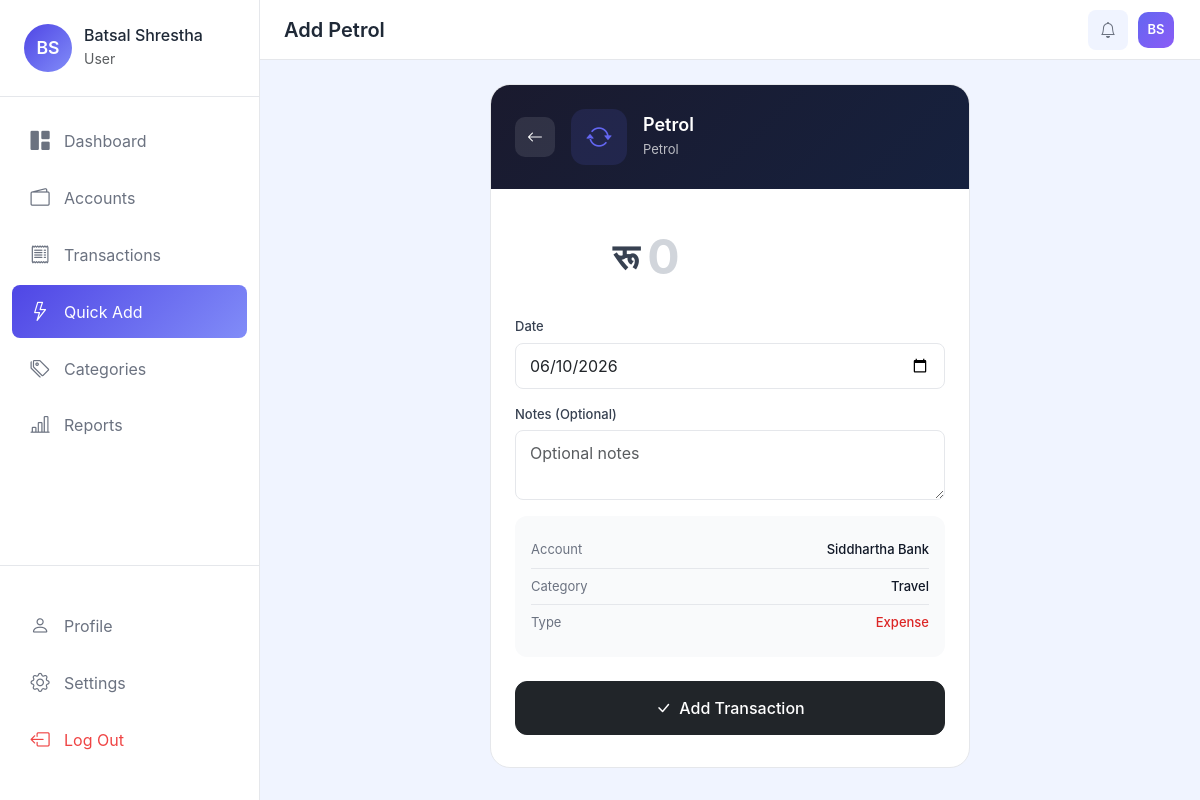
/transactions/quick-add/1/use/ (signed in), run on the app's committed database.
### apps/accounts/models.py (models this page shows, shortened)
class UserProfile(models.Model):
    CURRENCY_CHOICES = [
        ('NPR', 'Nepali Rupee (रू)'),
        ('USD', 'US Dollar ($)'),
        ('EUR', 'Euro (€)'),
        ('GBP', 'British Pound (£)'),
        ('INR', 'Indian Rupee (₹)'),
        ('AUD', 'Australian Dollar (A$)'),
        ('CAD', 'Canadian Dollar (C$)'),
        ('JPY', 'Japanese Yen (¥)'),
        ('CNY', 'Chinese Yuan (¥)'),
    ]
    user = models.OneToOneField(User, on_delete=models.CASCADE, related_name='profile')
    profile_picture = models.ImageField(upload_to='profiles/', blank=True, null=True)
    currency = models.CharField(max_length=3, choices=CURRENCY_CHOICES, default='NPR')
    created_at = models.DateTimeField(auto_now_add=True)
    updated_at = models.DateTimeField(auto_now=True)
    class Meta:
        verbose_name = 'User Profile'
        verbose_name_plural = 'User Profiles'
    @property
    def currency_symbol(self):
        symbols = {
            'NPR': 'रू',
            'USD': '$',
            'EUR': '€',
            'GBP': '£',
            'INR': '₹',
            'AUD': 'A$',
            'CAD': 'C$',
            'JPY': '¥',
            'CNY': '¥',
        }
        return symbols.get(self.currency, 'रू')
    @property
    def display_name(self):
        if self.user.first_name:
            return f"{self.user.first_name} {self.user.last_name}".strip()
        return self.user.username
    @property
    def initials(self):
        if self.user.first_name and self.user.last_name:
            return f"{self.user.first_name[0]}{self.user.last_name[0]}".upper()
        return self.user.username[:2].upper()

### apps/transactions/models.py (models this page shows, shortened)
class TransactionTemplate(models.Model):
    TRANSACTION_TYPES = [
        ('credit', 'Credit (Income)'),
        ('debit', 'Debit (Expense)'),
    ]
    user = models.ForeignKey(User, on_delete=models.CASCADE, related_name='transaction_templates')
    name = models.CharField(max_length=100, help_text="Template name (e.g., 'Monthly Rent')")
    description = models.CharField(max_length=255, help_text="Transaction description")
    account = models.ForeignKey(Account, on_delete=models.CASCADE, related_name='templates')
    category = models.ForeignKey(Category, on_delete=models.SET_NULL, null=True, blank=True, related_name='templates')
    subcategory = models.ForeignKey(SubCategory, on_delete=models.SET_NULL, null=True, blank=True, related_name='templates')
    transaction_type = models.CharField(max_length=10, choices=TRANSACTION_TYPES, default='debit')
    default_amount = models.DecimalField(max_digits=12, decimal_places=2, null=True, blank=True, help_text="Optional default amount")
    icon = models.CharField(max_length=50, default='bi-arrow-repeat')
    color = models.CharField(max_length=7, default='#6366f1')
    is_active = models.BooleanField(default=True)
    use_count = models.PositiveIntegerField(default=0, help_text="How many times this template was used")
    created_at = models.DateTimeField(auto_now_add=True)
    updated_at = models.DateTimeField(auto_now=True)
    class Meta:
        verbose_name = 'Transaction Template'
        verbose_name_plural = 'Transaction Templates'
        ordering = ['-use_count', 'name']

### apps/wallets/models.py (models this page shows, shortened)
class Account(models.Model):
    ACCOUNT_TYPES = [
        ('bank', 'Bank Account'),
        ('wallet', 'Digital Wallet'),
        ('cash', 'Cash'),
        ('savings', 'Savings'),
        ('credit', 'Credit Card'),
    ]
    ICON_CHOICES = [
        ('bi-bank', 'Bank'),
        ('bi-wallet2', 'Wallet'),
        ('bi-cash-stack', 'Cash'),
        ('bi-piggy-bank', 'Savings'),
        ('bi-credit-card', 'Credit Card'),
        ('bi-phone', 'Mobile Wallet'),
    ]
    COLOR_CHOICES = [
        ('#28a745', 'Green'),
        ('#007bff', 'Blue'),
        ('#ffc107', 'Yellow'),
        ('#dc3545', 'Red'),
        ('#6f42c1', 'Purple'),
        ('#fd7e14', 'Orange'),
        ('#20c997', 'Teal'),
        ('#e83e8c', 'Pink'),
    ]
    user = models.ForeignKey(User, on_delete=models.CASCADE, related_name='accounts')
    name = models.CharField(max_length=100)
    account_type = models.CharField(max_length=20, choices=ACCOUNT_TYPES, default='bank')
    initial_balance = models.DecimalField(max_digits=12, decimal_places=2, default=0)
    savings_amount = models.DecimalField(
        max_digits=12,
        decimal_places=2,
        default=0,
        help_text="Amount you want to set aside as savings from this account"
    )
    credit_limit = models.DecimalField(
        max_digits=12,
        decimal_places=2,
        default=0,
        help_text="Credit limit for credit cards"
    )
    billing_due_date = models.DateField(
        null=True,
        blank=True,
        help_text="Next payment due date for credit cards"
    )
    minimum_payment = models.DecimalField(
        max_digits=12,
        decimal_places=2,
        default=0,
        help_text="Minimum payment due for credit cards"
    )
    icon = models.CharField(max_length=50, choices=ICON_CHOICES, default='bi-wallet2')
    color = models.CharField(max_length=7, choices=COLOR_CHOICES, default='#28a745')
    description = models.TextField(blank=True, null=True)
    is_active = models.BooleanField(default=True)
    include_in_total = models.BooleanField(default=True, help_text="Include in total balance calculation")
    created_at = models.DateTimeField(auto_now_add=True)
    updated_at = models.DateTimeField(auto_now=True)
    class Meta:
        verbose_name = 'Account'
        verbose_name_plural = 'Accounts'
        ordering = ['name']
        unique_together = ['user', 'name']

### apps/categories/models.py (models this page shows, shortened)
class Category(models.Model):
    COLOR_CHOICES = [
        ('#FF6384', 'Red'),
        ('#36A2EB', 'Blue'),
        ('#FFCE56', 'Yellow'),
        ('#4BC0C0', 'Teal'),
        ('#9966FF', 'Purple'),
        ('#FF9F40', 'Orange'),
        ('#7CB342', 'Green'),
        ('#E91E63', 'Pink'),
        ('#00BCD4', 'Cyan'),
        ('#795548', 'Brown'),
        ('#607D8B', 'Grey'),
        ('#3F51B5', 'Indigo'),
    ]
    ICON_CHOICES = [
        ('bi-cart', 'Shopping Cart'),
        ('bi-house', 'House'),
        ('bi-car-front', 'Car'),
        ('bi-cup-hot', 'Food/Drink'),
        ('bi-lightning', 'Utilities'),
        ('bi-film', 'Entertainment'),
        ('bi-heart-pulse', 'Health'),
        ('bi-mortarboard', 'Education'),
        ('bi-airplane', 'Travel'),
        ('bi-gift', 'Gifts'),
        ('bi-briefcase', 'Work'),
        ('bi-cash', 'Income'),
        ('bi-piggy-bank', 'Savings'),
        ('bi-three-dots', 'Other'),
    ]
    CATEGORY_TYPES = [
        ('expense', 'Expense'),
        ('income', 'Income'),
        ('both', 'Both'),
    ]
    name = models.CharField(max_length=100, unique=True)
    color = models.CharField(max_length=7, choices=COLOR_CHOICES, default='#36A2EB')
    icon = models.CharField(max_length=50, choices=ICON_CHOICES, default='bi-three-dots')
    category_type = models.CharField(max_length=10, choices=CATEGORY_TYPES, default='expense')
    is_active = models.BooleanField(default=True)
    created_by = models.ForeignKey(User, on_delete=models.SET_NULL, null=True, blank=True, related_name='created_categories')
    created_at = models.DateTimeField(auto_now_add=True)
    updated_at = models.DateTimeField(auto_now=True)
    class Meta:
        verbose_name = 'Category'
        verbose_name_plural = 'Categories'
        ordering = ['name']

### apps/transactions/views.py (the view, shortened to what this page needs)
# urls.py: path('quick-add/<int:pk>/use/', views.QuickAddView.as_view(), name='quick_add'),
class QuickAddView(LoginRequiredMixin, View):
    template_name = 'transactions/templates/quick_add.html'
    def get(self, request, pk):
        template = get_object_or_404(TransactionTemplate, pk=pk, user=request.user)
        form = QuickTransactionForm(initial={
            'amount': template.default_amount,
            'date': timezone.now().date()
        })
        return render(request, self.template_name, {
            'template': template,
            'form': form,
            'page_title': f'Add {template.name}',
            'currency_symbol': request.user.profile.currency_symbol
        })

### apps/transactions/templates/transactions/templates/quick_add.html (shortened to what this page needs)
{% extends 'base.html' %}
{% load humanize %}
{% block content %}
<div class="quick-add-container">
    <div class="quick-add-card">
        <div class="template-info">
            <a href="{% url 'transactions:template_list' %}" class="back-btn">
                <i class="bi bi-arrow-left"></i>
            </a>
            <div class="template-icon" style="background: {{ template.color }}20; color: {{ template.color }};">
                <i class="bi {{ template.icon }}"></i>
            </div>
            <div class="template-details">
                <h5>{{ template.name }}</h5>
                <p>{{ template.description }}</p>
            </div>
        </div>
        <form method="post" class="quick-form">
            <div class="amount-input-wrapper">
                <span class="currency-symbol">{{ currency_symbol }}</span>
                <input type="number"
                       name="amount"
                       class="amount-input"
                       placeholder="0"
                       step="0.01"
                       min="0"
                       value="{{ form.amount.value|default:'' }}"
                       autofocus
                       required>
            </div>
            <div class="form-row">
                <div class="form-group">
                    <label>Date</label>
                    {{ form.date }}
                </div>
            </div>
            <div class="form-group">
                <label>Notes (Optional)</label>
                {{ form.notes }}
            </div>
            <div class="transaction-preview">
                <div class="preview-row">
                    <span class="preview-label">Account</span>
                    <span class="preview-value">{{ template.account.name }}</span>
                </div>
                {% if template.category %}
                <div class="preview-row">
                    <span class="preview-label">Category</span>
                    <span class="preview-value">{{ template.category.name }}</span>
                </div>
                {% endif %}
                <div class="preview-row">
                    <span class="preview-label">Type</span>
                    <span class="preview-value type-{{ template.transaction_type }}">
                        {% if template.transaction_type == 'credit' %}Income{% else %}Expense{% endif %}
                    </span>
                </div>
            </div>
            <button type="submit" class="btn btn-dark btn-lg btn-submit">
                <i class="bi bi-check-lg me-2"></i>Add Transaction
            </button>
        </form>
    </div>
</div>
{% endblock %}

### templates/components/sidebar.html (shortened to what this page needs)
{% load static %}
<nav class="sidebar" id="sidebar">
    <div class="sidebar-header">
        <div class="user-profile">
            {% if user.profile.profile_picture %}
            <img src="{{ user.profile.profile_picture.url }}" alt="Profile" class="profile-img">
            {% else %}
            <div class="profile-initials">{{ user.profile.initials }}</div>
            {% endif %}
            <div class="user-info">
                <h6 class="mb-0">{{ user.profile.display_name }}</h6>
                <small class="text-muted">User</small>
            </div>
        </div>
    </div>
    <ul class="nav flex-column">
        <li class="nav-item">
            <a class="nav-link {% if request.resolver_match.url_name == 'index' %}active{% endif %}" href="{% url 'dashboard:index' %}">
                <i class="bi bi-grid-1x2-fill"></i>
                <span>Dashboard</span>
            </a>
        </li>
        <li class="nav-item">
            <a class="nav-link {% if 'wallets' in request.resolver_match.namespace %}active{% endif %}" href="{% url 'wallets:list' %}">
                <i class="bi bi-wallet2"></i>
                <span>Accounts</span>
            </a>
        </li>
        <li class="nav-item">
            <a class="nav-link " href="{% url 'transactions:list' %}">
                <i class="bi bi-receipt"></i>
                <span>Transactions</span>
            </a>
        </li>
        <li class="nav-item">
            <a class="nav-link {% if 'template' in request.resolver_match.url_name or 'quick' in request.resolver_match.url_name %}active{% endif %}" href="{% url 'transactions:template_list' %}">
                <i class="bi bi-lightning"></i>
                <span>Quick Add</span>
            </a>
        </li>
        <li class="nav-item">
            <a class="nav-link {% if 'categories' in request.resolver_match.namespace %}active{% endif %}" href="{% url 'categories:list' %}">
                <i class="bi bi-tags"></i>
                <span>Categories</span>
            </a>
        </li>
        <li class="nav-item">
            <a class="nav-link {% if 'reports' in request.resolver_match.namespace %}active{% endif %}" href="{% url 'reports:monthly_list' %}">
                <i class="bi bi-bar-chart-line"></i>
                <span>Reports</span>
            </a>
        </li>
    </ul>
    <div class="sidebar-footer">
        <ul class="nav flex-column">
            <li class="nav-item">
                <a class="nav-link {% if request.resolver_match.url_name == 'profile' %}active{% endif %}" href="{% url 'accounts:profile' %}">
                    <i class="bi bi-person"></i>
                    <span>Profile</span>
                </a>
            </li>
            <li class="nav-item">
                <a class="nav-link {% if request.resolver_match.url_name == 'settings' %}active{% endif %}" href="{% url 'accounts:settings' %}">
                    <i class="bi bi-gear"></i>
                    <span>Settings</span>
                </a>
            </li>
            <li class="nav-item">
                <a class="nav-link text-danger" href="{% url 'accounts:logout' %}">
                    <i class="bi bi-box-arrow-left"></i>
                    <span>Log Out</span>
                </a>
            </li>
        </ul>
    </div>
</nav>

### templates/components/navbar.html (shortened to what this page needs)
<nav class="top-navbar">
    <div class="d-flex align-items-center">
        <h5 class="page-title mb-0 d-none d-md-block">{{ page_title|default:"Dashboard" }}</h5>
    </div>
    <div class="navbar-actions d-flex align-items-center gap-2">
        <div class="dropdown">
            <button class="btn btn-icon" type="button" data-bs-toggle="dropdown" aria-expanded="false" id="notificationDropdownBtn">
                <i class="bi bi-bell"></i>
            </button>
        </div>
        <div class="dropdown">
            <button class="btn btn-icon profile-btn" type="button" data-bs-toggle="dropdown" aria-expanded="false">
                <div class="profile-avatar-sm">
                    {% if user.first_name %}
                        {{ user.first_name|make_list|first }}{{ user.last_name|make_list|first }}
                    {% else %}
                        {{ user.username|make_list|first|upper }}
                    {% endif %}
                </div>
            </button>
        </div>
    </div>
</nav>

### data on the page
TransactionTemplate: name "Petrol", description "Petrol", account.name "Siddhartha Bank", category.name "Travel"

### other printed values
{{ user.profile.initials }} "BS"
{{ user.profile.display_name }} "Batsal Shrestha"
{{ page_title|default:"Dashboard" }} "Add Petrol"
{{ user.first_name|make_list|first }} "B"
{{ user.last_name|make_list|first }} "S"
{{ currency_symbol }} "रू"
